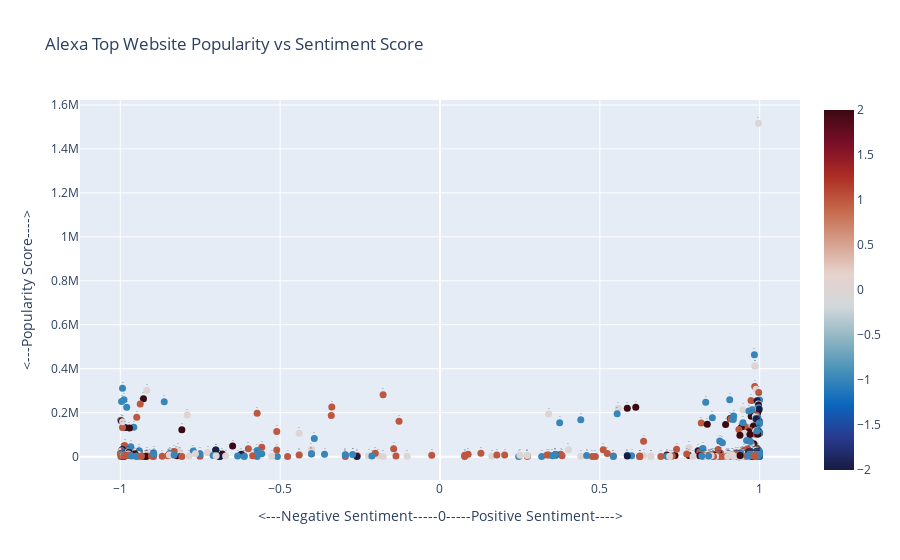

Notebook source saved alongside this figure:
### Code cell
layout = go.Layout(
    title = 'Alexa Top Website Popularity vs Sentiment Score', # Graph title
    xaxis = dict(title = '<---Negative Sentiment-----0-----Positive Sentiment---->'), # x-axis label
    yaxis = dict(title = '<---Popularity Score---->'), # y-axis label
)

fig =  go.Figure(layout=layout)

fig.add_trace(
    go.Scatter(x=df["compound"],
               y=df["engagement"],
               mode="markers+text",
               # Just pick one of the two
               hovertext=df["hover"],
               text=df["text"],
               textposition="top center",
               textfont_size=4,
              marker=dict(
        size=7,
        color=df["lean"], #set color equal to a variable
        colorscale='balance', # one of plotly colorscales
        showscale=True
    ))
)
fig.show()

### Figure 1 — Plotly figure (JSON) as saved in the notebook; plotly's stock layout.template omitted (floating-point values rounded to 4 significant figures; data arrays with more than 128 entries replaced by an {"elided": "..."} marker saying what was removed)
{"data": [{"hovertext": {"elided": "607 str values"}, "marker": {"color": {"elided": "607 int values"}, "colorscale": [[0, "rgb(23, 28, 66)"], [0.09091, "rgb(41, 58, 143)"], [0.1818, "rgb(11, 102, 189)"], [0.2727, "rgb(69, 144, 185)"], [0.3636, "rgb(142, 181, 194)"], [0.4545, "rgb(210, 216, 219)"], [0.5455, "rgb(230, 210, 204)"], [0.6364, "rgb(213, 157, 137)"], [0.7273, "rgb(196, 101, 72)"], [0.8182, "rgb(172, 43, 36)"], [0.9091, "rgb(120, 14, 40)"], [1, "rgb(60, 9, 17)"]], "showscale": true, "size": 7}, "mode": "markers+text", "text": {"elided": "607 str values"}, "textfont": {"size": 4}, "textposition": "top center", "type": "scatter", "x": {"elided": "607 float values"}, "y": {"elided": "607 int values"}}], "layout": {"title": {"text": "Alexa Top Website Popularity vs Sentiment Score"}, "xaxis": {"title": {"text": "<---Negative Sentiment-----0-----Positive Sentiment---->"}}, "yaxis": {"title": {"text": "<---Popularity Score---->"}}}}
